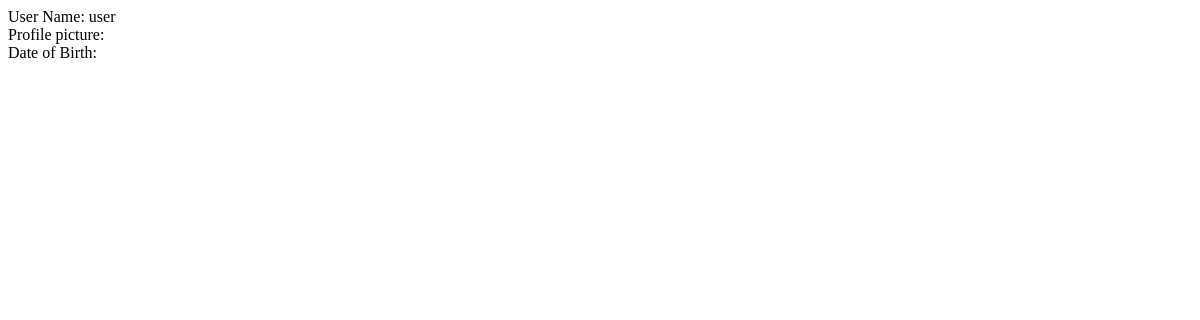
Page /profile.php?name=user on the earlier database version.
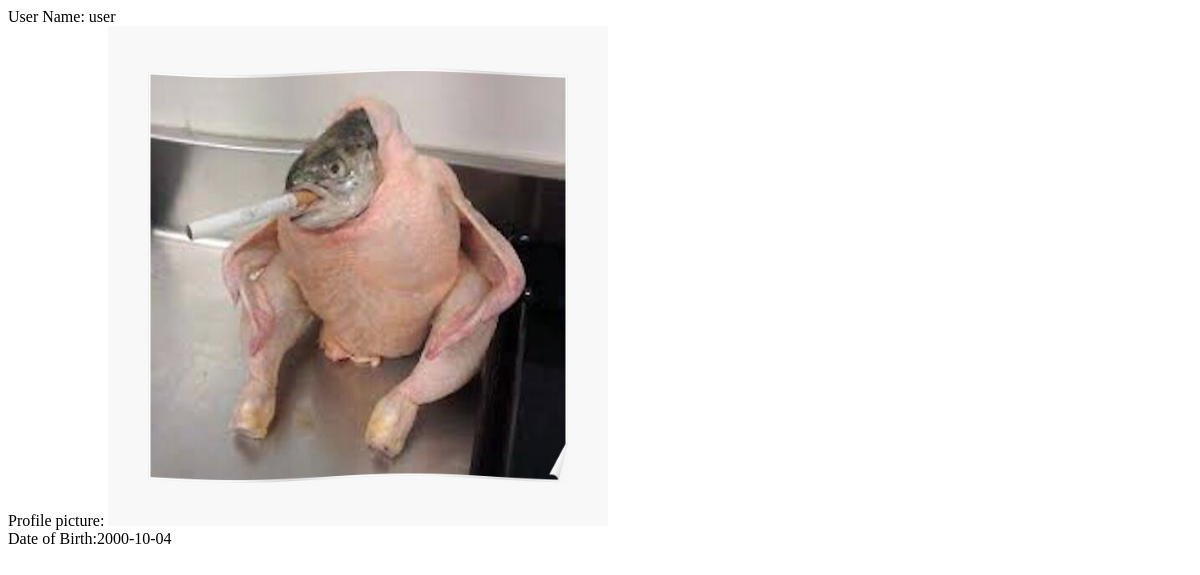
Same page on the later database version.
### tables this page shows
CREATE TABLE `users` (
  `id` mediumint(9) NOT NULL,
  `name` varchar(100) NOT NULL,
  `password` varchar(100) NOT NULL,
  `email` varchar(100) NOT NULL,
  `picture` varchar(500) NOT NULL,
  `date` date NOT NULL
);

### profile.php (the view, shortened to what this page needs)
<?php
require_once('configuration.php');
if (isset($_GET['name']))
{
    $user = $_GET['name'];
}
$query1 = "select * from users where name='$user'";
$result = $conn->query($query1);
$rowCount = $result->fetch();
$foto = $rowCount['picture'];
$birth = $rowCount['date'];
?>
    <html>
    <head>
    </head>
    <body>
        <div>
            User Name: <?=$user;?>
            <br>
            Profile picture:
            <?php
                if($foto!=NULL)
                {
                echo "<img width='500px' height='500px' src='$foto'>";
                }
            ?>
            <br>
            Date of Birth:<?=$birth;?>
        </div>
    </body>
</html>

Differences in the rows shown:
added users: picture (picture), date "2000-10-04"
